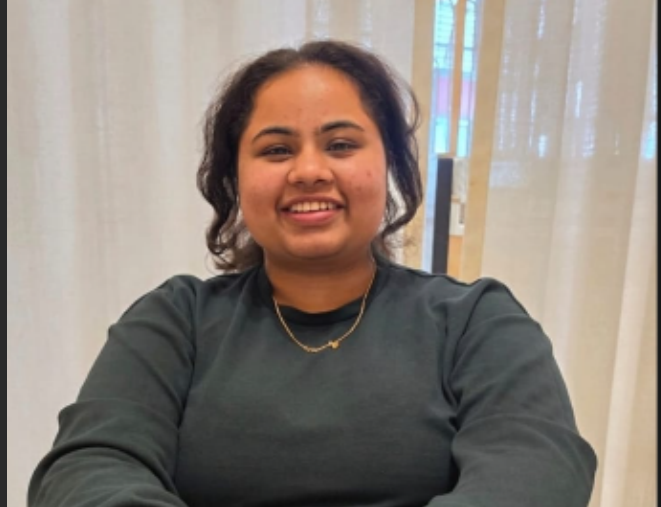
#> input picture assets/kathyayini-photo.png, 661 x 507 px, found by its file name
$ python generate_matrix_portrait.py
#> lines starting #> are read from the running program, lines starting #| are printed output that depends on the picture
import numpy as np
from PIL import Image, ImageEnhance, ImageFilter

# Load image
img = Image.open(r'C:\Users\Kathyayini\.gemini\antigravity\scratch\Kathyayini-12\assets\kathyayini-photo.png').convert('L')
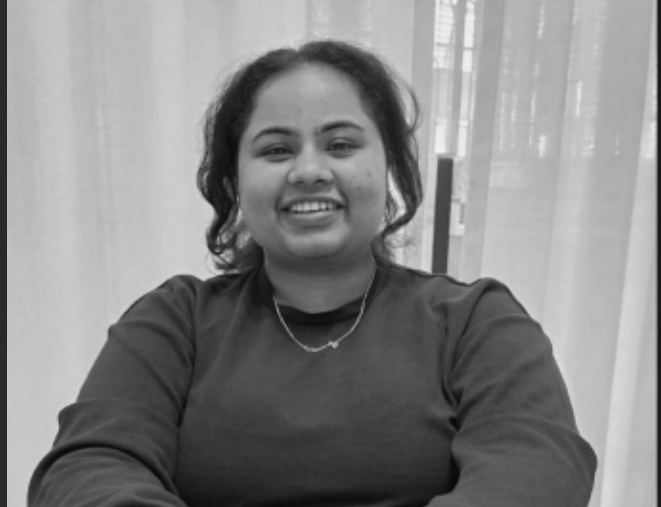
#> img: PIL image 661x507 L; min 7, max 243, mean 134.1

# Crop to center face & shoulders
w, h = img.size
#> w = 661; h = 507
crop_box = (int(w * 0.12), int(h * 0.04), int(w * 0.88), int(h * 0.96))
#> crop_box = (79, 20, 581, 486)
img_cropped = img.crop(crop_box)
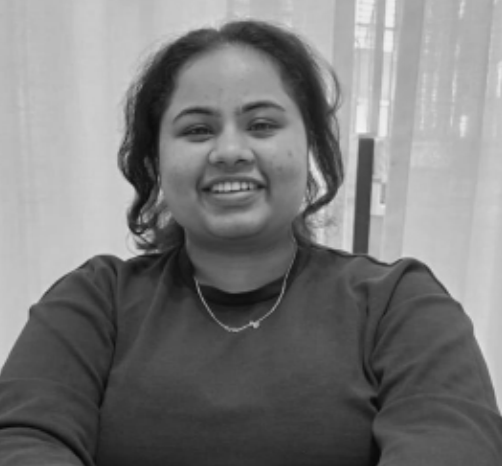
#> img_cropped: PIL image 502x466 L; min 7, max 243, mean 122.1

# Enhance contrast & sharpness
enhancer = ImageEnhance.Contrast(img_cropped)
img_contrast = enhancer.enhance(1.9)
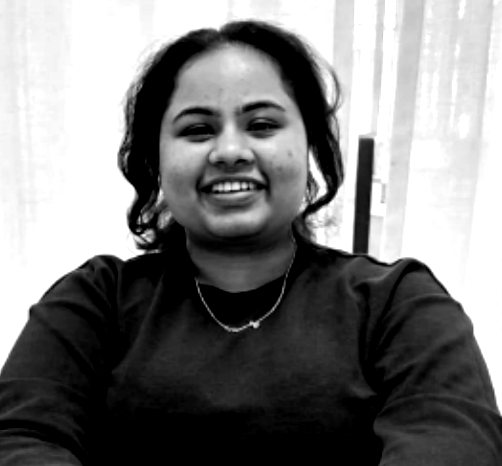
#> img_contrast: PIL image 502x466 L; min 0, max 255, mean 123.3
img_sharp = img_contrast.filter(ImageFilter.SHARPEN)

# Scanline resolution inside the 240x224 card
num_rows = 44
num_cols = 52
img_small = img_sharp.resize((num_cols, num_rows), Image.Resampling.LANCZOS)
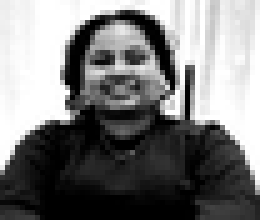
#> img_small: PIL image 52x44 L (shown 5 times larger); min 0, max 255, mean 123.2
arr = np.array(img_small, dtype=float)

# Background is bright white curtain, person is darker
# Calculate intensity where foreground/person is bright
person_intensity = 255.0 - arr
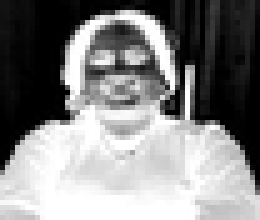
#> person_intensity: shape (44, 52) float64 (shown 5 times larger); min 0, max 255, mean 131.8

# Normalize
p_min = person_intensity.min()
#> p_min = 0
p_max = person_intensity.max()
#> p_max = 255
norm = (person_intensity - p_min) / (p_max - p_min + 1e-5) * 255.0

# Slightly boost face highlights
norm = np.clip(norm * 1.35 - 15, 0, 255)
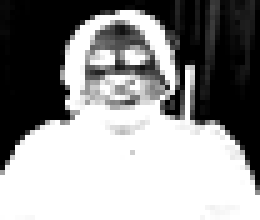
#> norm: shape (44, 52) float64 (shown 5 times larger); min 0, max 255, mean 144.6

box_x = 34.0
box_y = 52.0
card_w = 212.0
card_h = 142.0

step_x = card_w / num_cols
step_y = card_h / num_rows

# Build scanlines paths grouped by brightness levels for maximum rendering speed & quality
paths_bright = []
paths_med = []
paths_dim = []

for r in range(num_rows):
    y = box_y + r * step_y
    for c in range(num_cols):
        val = norm[r, c]
        if val > 30:
            x1 = box_x + c * step_x
            x2 = x1 + step_x * 0.85
            seg = f"M{x1:.1f},{y:.1f}H{x2:.1f}"
            if val > 170:
                paths_bright.append(seg)
            elif val > 95:
                paths_med.append(seg)
            else:
                paths_dim.append(seg)
#> after the loop, paths_bright = 1218 items, first 6: 'M131.8,58.5H135.3', 'M135.9,58.5H139.4', 'M140.0,58.5H143.5', 'M144.1,58.5H147.5', 'M111.5,61.7H114.9', 'M115.5,61.7H119.0'; paths_dim = 142 items, first 6: 'M176.7,52.0H180.2', 'M205.2,52.0H208.7', 'M209.3,52.0H212.8', 'M237.8,52.0H241.3', 'M176.7,55.2H180.2', 'M205.2,55.2H208.7'; paths_med = 113 items, first 6: 'M127.8,58.5H131.2', 'M148.2,58.5H151.6', 'M156.3,61.7H159.8', 'M127.8,64.9H131.2', 'M131.8,64.9H135.3', 'M119.6,68.1H123.1'

path_bright_str = " ".join(paths_bright)
path_med_str = " ".join(paths_med)
path_dim_str = " ".join(paths_dim)

svg_body = f'''<svg fill="none" width="800" height="280" viewBox="0 0 800 280" xmlns="http://www.w3.org/2000/svg">
  <defs>
    <!-- Deep Cyber Dark Background Gradient -->
    <linearGradient id="cyber-bg-matrix" x1="0%" y1="0%" x2="100%" y2="100%">
      <stop offset="0%" stop-color="#050814">
        <animate attributeName="stop-color" values="#050814; #0A1128; #0F172A; #050814" dur="12s" repeatCount="indefinite" />
      </stop>
      <stop offset="50%" stop-color="#0A1128">
        <animate attributeName="stop-color" values="#0A1128; #1E1B4B; #092540; #0A1128" dur="12s" repeatCount="indefinite" />
      </stop>
      <stop offset="100%" stop-color="#0F051D">
        <animate attributeName="stop-color" values="#0F051D; #050814; #0A1128; #0F051D" dur="12s" repeatCount="indefinite" />
      </stop>
    </linearGradient>

    <!-- Neon Cyber Border Gradient -->
    <linearGradient id="cyber-border-matrix" x1="0%" y1="0%" x2="100%" y2="0%">
      <stop offset="0%" stop-color="#00F2FE" />
      <stop offset="33%" stop-color="#38BDF8" />
      <stop offset="66%" stop-color="#34D399" />
      <stop offset="100%" stop-color="#A78BFA" />
    </linearGradient>

    <!-- Glow Filter -->
    <filter id="matrix-glow-fx" x="-20%" y="-20%" width="140%" height="140%">
      <feGaussianBlur stdDeviation="2" result="blur" />
      <feComposite in="SourceGraphic" in2="blur" operator="over" />
    </filter>
  </defs>

  <!-- Main Container Frame -->
  <rect width="800" height="280" rx="16" fill="url(#cyber-bg-matrix)" stroke="url(#cyber-border-matrix)" stroke-width="1.8" />

  <!-- Top Accent Shimmer Line -->
  <rect x="0" y="0" width="800" height="5" rx="2.5" fill="url(#cyber-border-matrix)" filter="url(#matrix-glow-fx)" />

  <!-- Top Terminal Header Bar -->
  <g transform="translate(20, 16)">
    <circle cx="10" cy="8" r="4" fill="#FF5F56" />
    <circle cx="24" cy="8" r="4" fill="#FFBD2E" />
    <circle cx="38" cy="8" r="4" fill="#27C93F" />
    <text x="56" y="12" fill="#64748B" font-family="'Fira Code', 'Courier New', monospace" font-size="11" font-weight="700">kathyayini26 / .hostfile --live</text>
  </g>

  <!-- LEFT CARD: HOLOGRAPHIC SCANLINE MATRIX PORTRAIT (GENERATED FROM YOUR PHOTO) -->
  <g transform="translate(24, 38)">
    <rect width="240" height="224" rx="12" fill="#0D1117" stroke="#38BDF8" stroke-width="1.2" filter="url(#matrix-glow-fx)" />

    <!-- Card Top Label -->
    <text x="14" y="20" fill="#38BDF8" font-family="'Fira Code', monospace" font-size="9" font-weight="800" letter-spacing="1">VISUAL_MAP / PORTRAIT_GLOBAL</text>
    <line x1="14" y1="26" x2="226" y2="26" stroke="#1E293B" stroke-width="1" />

    <!-- Radar Grid Background Overlay -->
    <circle cx="120" cy="118" r="75" fill="none" stroke="#1E293B" stroke-width="0.8" stroke-dasharray="4 4" />
    <circle cx="120" cy="118" r="48" fill="none" stroke="#1E293B" stroke-width="0.8" stroke-dasharray="4 4" />

    <!-- Rotating Radar Scanner Circle -->
    <circle cx="120" cy="118" r="75" fill="none" stroke="#00F2FE" stroke-width="1.2" stroke-dasharray="8 6" opacity="0.65">
      <animateTransform attributeName="transform" type="rotate" from="0 120 118" to="360 120 118" dur="14s" repeatCount="indefinite" />
    </circle>

    <!-- MATRIX SCANLINE PATHS OF YOUR PHOTO (HIGH PERFORMANCE PURE VECTOR) -->
    <g filter="url(#matrix-glow-fx)" stroke-linecap="round">
      <!-- Dim Scanlines -->
      <path d="{path_dim_str}" stroke="#1E40AF" stroke-width="1.2" stroke-opacity="0.45" />
      <!-- Medium Scanlines -->
      <path d="{path_med_str}" stroke="#38BDF8" stroke-width="1.8" stroke-opacity="0.85" />
      <!-- Bright Highlights (Face & Smile & Contour) -->
      <path d="{path_bright_str}" stroke="#00F2FE" stroke-width="2.4" stroke-opacity="1.0" />
    </g>

    <!-- Scanning Laser Line Moving Vertically -->
    <line x1="16" y1="50" x2="224" y2="50" stroke="#00F2FE" stroke-width="1.5" filter="url(#matrix-glow-fx)">
      <animate attributeName="y1" values="35;205;35" dur="3.5s" repeatCount="indefinite" />
      <animate attributeName="y2" values="35;205;35" dur="3.5s" repeatCount="indefinite" />
    </line>

    <!-- Bottom Status Bar inside Left Card -->
    <rect x="14" y="196" width="212" height="18" rx="4" fill="#161B22" />
    <circle cx="24" cy="205" r="3" fill="#10B981" />
    <text x="32" y="208" fill="#34D399" font-family="'Fira Code', monospace" font-size="8.5" font-weight="700">KATHYAYINI_MATRIX [SYNC_OK]</text>
  </g>

  <!-- RIGHT CARD: TERMINAL DEVELOPER INFO (SYSTEM.INFO / HARDWARE.SYS / 700) -->
  <g transform="translate(280, 38)">
    <rect width="496" height="224" rx="12" fill="#0D1117" stroke="#334155" stroke-width="1.2" />

    <!-- Terminal Prompt Content Rows -->
    <g font-family="'Fira Code', 'Courier New', monospace" font-size="11" font-weight="500" fill="#CBD5E1">
      <!-- Row 1: Header -->
      <text x="18" y="24">
        <tspan fill="#38BDF8" font-weight="800">SYSTEM.INFO</tspan> <tspan fill="#64748B">/ HARDWARE.SYS / 700</tspan>
      </text>

      <line x1="18" y1="32" x2="478" y2="32" stroke="#1E293B" stroke-width="1" />

      <!-- Core Details Block -->
      <text x="18" y="50"><tspan fill="#94A3B8">Subject:</tspan>&nbsp;&nbsp;&nbsp;&nbsp;&nbsp;<tspan fill="#F8FAFC" font-weight="800">Kathyayini Prabhu</tspan></text>
      <text x="18" y="68"><tspan fill="#94A3B8">Role:</tspan>&nbsp;&nbsp;&nbsp;&nbsp;&nbsp;&nbsp;&nbsp;&nbsp;<tspan fill="#38BDF8" font-weight="700">3rd Year AI &amp; Data Science Student</tspan></text>
      <text x="18" y="86"><tspan fill="#94A3B8">Affiliation:</tspan>&nbsp;<tspan fill="#E2E8F0">BMS College of Engineering (BMSCE)</tspan></text>
      <text x="18" y="104"><tspan fill="#94A3B8">Base:</tspan>&nbsp;&nbsp;&nbsp;&nbsp;&nbsp;&nbsp;&nbsp;&nbsp;<tspan fill="#E2E8F0">Bengaluru, India</tspan></text>
      <text x="18" y="122"><tspan fill="#94A3B8">Status:</tspan>&nbsp;&nbsp;&nbsp;&nbsp;&nbsp;&nbsp;<tspan fill="#34D399" font-weight="700">Researching / Building / Engineering</tspan></text>

      <!-- Line Separator -->
      <line x1="18" y1="130" x2="478" y2="130" stroke="#1E293B" stroke-width="1" />

      <!-- Research Item Section -->
      <text x="18" y="146"><tspan fill="#34D399" font-weight="800">RESEARCH.ITEM</tspan></text>
      <text x="18" y="162">&nbsp;<tspan fill="#94A3B8">Primary:</tspan>&nbsp;&nbsp;&nbsp;&nbsp;<tspan fill="#F8FAFC">Machine Learning, AI &amp; Data Science</tspan></text>
      <text x="18" y="178">&nbsp;<tspan fill="#94A3B8">Direction:</tspan>&nbsp;&nbsp;<tspan fill="#F8FAFC">Predictive Models &amp; SQL Architectures</tspan></text>
    </g>

    <!-- Bottom Action Pills Row -->
    <g transform="translate(18, 192)">
      <rect width="64" height="20" rx="4" fill="#1E293B" stroke="#334155" stroke-width="0.8" />
      <text x="32" y="14" fill="#94A3B8" font-family="'Fira Code', monospace" font-size="9" font-weight="700" text-anchor="middle">GITHUB</text>

      <rect x="72" width="95" height="20" rx="4" fill="#1E293B" stroke="#38BDF8" stroke-width="0.8" />
      <text x="119.5" y="14" fill="#38BDF8" font-family="'Fira Code', monospace" font-size="9" font-weight="800" text-anchor="middle">KATHYAYINI</text>

      <rect x="175" width="95" height="20" rx="4" fill="#0969DA" />
      <text x="222.5" y="14" fill="#FFFFFF" font-family="'Fira Code', monospace" font-size="9" font-weight="800" text-anchor="middle">▲ PORTFOLIO</text>

      <rect x="278" width="60" height="20" rx="4" fill="#1E293B" stroke="#34D399" stroke-width="0.8" />
      <text x="308" y="14" fill="#34D399" font-family="'Fira Code', monospace" font-size="9" font-weight="800" text-anchor="middle">BMSCE</text>

      <rect x="346" width="112" height="20" rx="4" fill="#1E293B" stroke="#A78BFA" stroke-width="0.8" />
      <text x="402" y="14" fill="#A78BFA" font-family="'Fira Code', monospace" font-size="9" font-weight="800" text-anchor="middle">AI / DS / ASSETS</text>
    </g>
  </g>
</svg>'''

with open(r'C:\Users\Kathyayini\.gemini\antigravity\scratch\Kathyayini-12\assets\header-matrix.svg', 'w', encoding='utf-8') as f:
    f.write(svg_body)

print("Optimized header-matrix.svg written successfully!")
